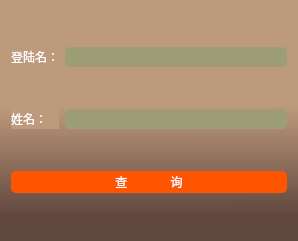
<?xml version="1.0" encoding="UTF-8"?>
<ui version="4.0">
 <class>find_password</class>
 <widget class="QWidget" name="find_password">
  <property name="geometry">
   <rect>
    <x>0</x>
    <y>0</y>
    <width>298</width>
    <height>241</height>
   </rect>
  </property>
  <property name="windowTitle">
   <string>Form</string>
  </property>
  <property name="windowIcon">
   <iconset>
    <normalon>:/qt 图标/Find.png</normalon>
   </iconset>
  </property>
  <property name="styleSheet">
   <string notr="true">QWidget{
background-color: qlineargradient(spread:pad, x1:0.500273, y1:0.438, x2:0.500727, y2:0.909, stop:0 rgba(190, 154, 124, 255), stop:0.971591 rgba(96, 71, 62, 255));
}

QMessageBox {   border-color:#32435E; border-width:1px; border-radius: 3px;
  min-width:30px; min-height:23px;
  /*font-family:&quot;宋体&quot;;font-size:36px;*/
  border-image:url(./config/qss/style_1/images/messageBox_background.png);
  height: 300px;
  width: 200px;
  border: none;
}</string>
  </property>
  <layout class="QGridLayout" name="gridLayout">
   <item row="0" column="0">
    <widget class="QLabel" name="label">
     <property name="styleSheet">
      <string notr="true">font: 75 11pt &quot;楷体&quot;;
color: rgb(255, 255, 255);
background-color:rgb(190, 154, 124, 255);
</string>
     </property>
     <property name="text">
      <string>登陆名：</string>
     </property>
    </widget>
   </item>
   <item row="0" column="1">
    <widget class="QLineEdit" name="lineEdit">
     <property name="styleSheet">
      <string notr="true">border-radius:5px;padding:2px 4px;
font: 75 10pt &quot;楷体&quot;;
background-color:rgb(158, 158, 118);
color: rgb(255, 255, 255);</string>
     </property>
    </widget>
   </item>
   <item row="1" column="0">
    <widget class="QLabel" name="label_2">
     <property name="styleSheet">
      <string notr="true">font: 75 11pt &quot;楷体&quot;;
color: rgb(255, 255, 255);
background-color:rgb(190, 154, 124, 255);</string>
     </property>
     <property name="text">
      <string>姓名：</string>
     </property>
    </widget>
   </item>
   <item row="1" column="1">
    <widget class="QLineEdit" name="lineEdit_2">
     <property name="styleSheet">
      <string notr="true">border-radius:5px;padding:2px 4px;
font: 75 10pt &quot;楷体&quot;;
background-color:rgb(158, 158, 118);
color: rgb(255, 255, 255);</string>
     </property>
    </widget>
   </item>
   <item row="2" column="0" colspan="2">
    <widget class="QPushButton" name="pushButton">
     <property name="styleSheet">
      <string notr="true">
QPushButton{  
color:rgb(255, 255, 255);
font: 75 10pt &quot;微软雅黑&quot;;
border-style:solid;  
background-color:rgb(255, 85, 0);
border-radius:5px;padding:2px 4px;/*border-radius控制圆角大小*/  
}  
QPushButton:hover{  /*鼠标放上后*/  
color:rgb(255, 255, 255);  
min-height:20;  
border-style:solid;  
border-top-left-radius:2px;  
border-top-right-radius:2px;  
background-color:rgb(190, 154, 124, 255);
border:1px;  
border-radius:5px;padding:2px 4px;  
}  
QPushButton:pressed{ /*按下按钮后*/  
color:rgb(255, 255, 255);  
min-height:20;  
border-style:solid;  
border-top-left-radius:2px;  
border-top-right-radius:2px;  
background: qlineargradient(x1: 0, y1: 0, x2: 0, y2: 1, stop:0 rgb(226,236,241),   
                            stop: 0.3 rgb(190,190,190),  
                              stop: 1 rgb(160,160,160));  
border:1px;  
border-radius:5px;padding:2px 4px;  
}  
QPushButton:checked{    /*选中后*/  
color:rgb(255, 255, 255);  
min-height:20;  
border-style:solid;  
border-top-left-radius:2px;  
border-top-right-radius:2px;  
background: qlineargradient(x1: 0, y1: 0, x2: 0, y2: 1, stop:0 rgb(226,236,241),   
                            stop: 0.3 rgb(190,190,190),  
                              stop: 1 rgb(160,160,160));  
border:1px;  
border-radius:5px;padding:2px 4px;  
}  </string>
     </property>
     <property name="text">
      <string>查             询</string>
     </property>
    </widget>
   </item>
  </layout>
 </widget>
 <resources/>
 <connections/>
</ui>
